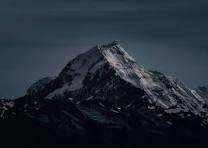
#> input picture mount.jpg, 208 x 148 px
$ python grey_image_enhancement.py   (older library calls are emulated)
#> lines starting #> are read from the running program, lines starting #| are printed output that depends on the picture; after the words box and inside, x2 and y2 are one past the last pixel; in counts of white or black regions, pixels touching at a corner belong together
import cv2
import numpy as np
import pandas as pd
import matplotlib.pyplot as plt

# PSNR Calculation
def calculate_psnr(original, enhanced):
    mse = np.mean((original.astype(np.float32) - enhanced.astype(np.float32)) ** 2)
    if mse == 0:
        return float('inf')  # Infinite PSNR when images are identical
    psnr = 20 * np.log10(255 / np.sqrt(mse))
    return psnr

# Entropy Calculation
def calculate_entropy(image):
    histogram = cv2.calcHist([image], [0], None, [256], [0, 256]).flatten()
    total_pixels = np.sum(histogram)
    probabilities = histogram / total_pixels
    return -np.sum([p * np.log2(p) for p in probabilities if p > 0])

# SSIM Calculation
def calculate_ssim(original, enhanced):
    mu_x = np.mean(original)
    mu_y = np.mean(enhanced)
    sigma_x = np.var(original)
    sigma_y = np.var(enhanced)
    sigma_xy = np.mean((original - mu_x) * (enhanced - mu_y))
    C1 = (0.01 * 255) ** 2
    C2 = (0.03 * 255) ** 2

    luminance = (2 * mu_x * mu_y + C1) / (mu_x ** 2 + mu_y ** 2 + C1)
    contrast = (2 * np.sqrt(sigma_x) * np.sqrt(sigma_y) + C2) / (sigma_x + sigma_y + C2)
    structure = (sigma_xy + C2 / 2) / (np.sqrt(sigma_x) * np.sqrt(sigma_y) + C2 / 2)

    return luminance * contrast * structure

# Fitness Calculation
def calculate_fitness(image):
    entropy = calculate_entropy(image)
    edge_strength = calculate_edge_strength(image)
    variance = np.var(image)
    fitness = 0.4 * entropy + 0.3 * edge_strength + 0.3 * variance
    return fitness

# Edge Strength Calculation
def calculate_edge_strength(image):
    sobel_x = cv2.Sobel(image, cv2.CV_64F, 1, 0, ksize=3)
    sobel_y = cv2.Sobel(image, cv2.CV_64F, 0, 1, ksize=3)
    edge_strength = np.sqrt(sobel_x**2 + sobel_y**2)
    return np.mean(edge_strength)

# Detail Variance Calculation
def calculate_detail_variance(image):
    edges = cv2.Canny(image, 100, 200)  # Edge map
    detail_pixels = image[edges > 0]  # Pixels corresponding to edges
    return np.var(detail_pixels) if len(detail_pixels) > 0 else 0

# Background Variance Calculation
def calculate_background_variance(image):
    edges = cv2.Canny(image, 100, 200)  # Edge map
    background_pixels = image[edges == 0]  # Pixels not corresponding to edges
    return np.var(background_pixels) if len(background_pixels) > 0 else 0

# Visualization: Image Comparisons with Difference Maps
def visualize_images_with_differences(original, enhancements, titles):
    num_images = len(enhancements)
    plt.figure(figsize=(20, 15))

    for idx, (enhanced, title) in enumerate(zip(enhancements, titles)):
        # Enhanced Image
        plt.subplot(3, num_images, idx + 1)
        plt.imshow(enhanced, cmap='gray')
        plt.title(title)
        plt.axis('off')


    # Original Image
    plt.subplot(3, num_images, num_images * 2 + 1)
    plt.imshow(original, cmap='gray')
    plt.title("Original")
    plt.axis('off')

    plt.tight_layout()
    plt.show()

# Histogram Plotting
def plot_histograms(images, titles):
    plt.figure(figsize=(15, 10))
    num_images = len(images)

    for idx, (image, title) in enumerate(zip(images, titles)):
        histogram = cv2.calcHist([image], [0], None, [256], [0, 256])
        plt.subplot(2, (num_images + 1) // 2, idx + 1)
        plt.plot(histogram, color='blue')
        plt.title(f"Histogram: {title}")
        plt.xlim([0, 256])
        plt.grid()

    plt.tight_layout()
    plt.show()

# Load Image
image_path = 'mount.jpg'  # Replace with your image path
original_image = cv2.imread(image_path, cv2.IMREAD_GRAYSCALE)
#> original_image: shape (148, 208); min 0, max 185, mean 42.2

if original_image is None:
    raise FileNotFoundError("Image file not found. Please check the path.")

# Enhancement Techniques
he_image = cv2.equalizeHist(original_image)
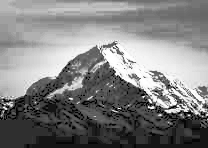
#> he_image: shape (148, 208); min 0, max 255, mean 129.5
gamma_image = cv2.convertScaleAbs(np.power(original_image / 255.0, 1.5) * 255)
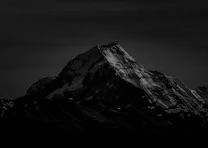
#> gamma_image: shape (148, 208); min 0, max 158, mean 20.2
contrast_stretch_image = cv2.normalize(original_image, None, 0, 255, cv2.NORM_MINMAX)
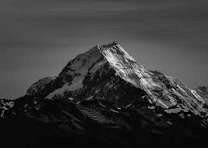
#> contrast_stretch_image: shape (148, 208); min 0, max 255, mean 58.3

# Techniques and Images
techniques = ["Original", "Histogram Equalization", "Gamma Correction", "Contrast Stretching"]
images = [original_image, he_image, gamma_image, contrast_stretch_image]

# Calculate Metrics
metrics = []
for image, technique in zip(images, techniques):
    psnr = calculate_psnr(original_image, image) if technique != "Original" else None
    entropy = calculate_entropy(image)
    ssim = calculate_ssim(original_image, image) if technique != "Original" else None
    fitness = calculate_fitness(image)
    detail_variance = calculate_detail_variance(image)
    background_variance = calculate_background_variance(image)
    metrics.append([technique, psnr, entropy, ssim, fitness, detail_variance, background_variance])
#> this loop made 4 passes
#> (technique, mse in calculate_psnr, psnr, mu_y in calculate_ssim, sigma_y in calculate_ssim, sigma_xy in calculate_ssim, luminance in calculate_ssim) on passes 2 to 4: ('Histogram Equalization', 9776, 8.23, 129.5, 5306, 1973.6, 0.59), ('Gamma Correction', 619.7, 20.21, 20.2, 311.3, 488.6, 0.779), ('Contrast Stretching', 370.4, 22.44, 58.26, 1516.6, 1101.1, 0.951)
#> (technique, variance in calculate_fitness, fitness, detail_variance, background_variance) on pass 1: ('Original', 799.4, 252.1, 970, 773.3)
#> pass 1, in calculate_edge_strength, `sobel_y = cv2.Sobel(image, cv2.CV_64F, 0, 1, ksize=3)`:
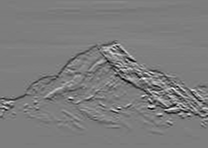
#> sobel_y: shape (148, 208) float64; min -387, max 399, mean -2.5; drawn with min black and max white
#> pass 1, in calculate_edge_strength, `edge_strength = np.sqrt(sobel_x**2 + sobel_y**2)`:
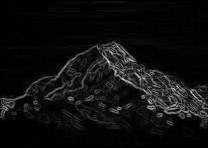
#> edge_strength: shape (148, 208) float64; min 0, max 537.5, mean 32.8; drawn with min black and max white
#> pass 1, in calculate_detail_variance, `edges = cv2.Canny(image, 100, 200)`:
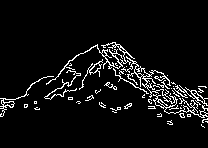
#> edges: shape (148, 208); 6.2% white in thin lines or dots, all inside (x1, y1, x2, y2) = (0, 42, 208, 128)
#> after the loop, metrics = 4 items

# Create Results DataFrame
results_df = pd.DataFrame(metrics, columns=["Technique", "PSNR", "Entropy", "SSIM", "Fitness", "Detail Variance", "Background Variance"])
#> results_df = table of 4 rows and 7 columns
print(results_df)
#> (printed output is left out)

# Save Results
results_df.to_csv('enhancement_results_with_variances.csv', index=False)

# Visualizations
titles = ["Histogram Equalization", "Gamma Correction", "Contrast Stretching"]
enhancements = [he_image, gamma_image, contrast_stretch_image]

# Visualize Images and Differences
visualize_images_with_differences(original_image, enhancements, titles)
#> in visualize_images_with_differences, `num_images = len(enhancements)`: num_images = 3
#> the loop in visualize_images_with_differences, `for idx, (enhanced, title) in enumerate(zip(enhancements, titles)):` made 3 passes
#> title on passes 1 to 3: 'Histogram Equalization', 'Gamma Correction', 'Contrast Stretching'

# Plot Histograms
plot_histograms(images, techniques)
#> in plot_histograms, `num_images = len(images)`: num_images = 4
#> the loop in plot_histograms, `for idx, (image, title) in enumerate(zip(images, titles)):` made 4 passes
#> in plot_histograms, `plt.show()`:
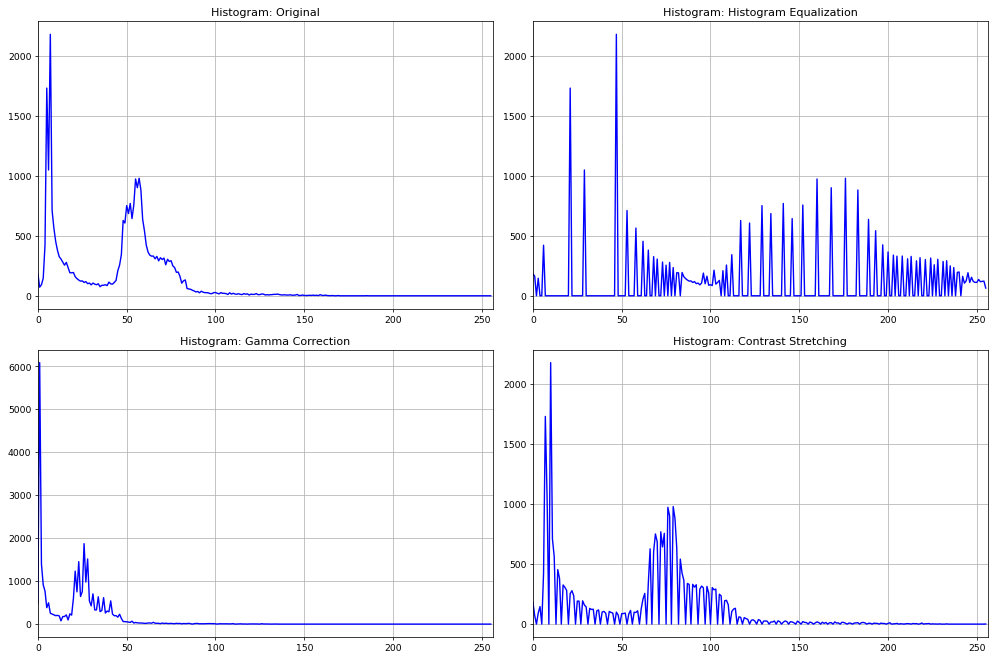
#> figure drawn by matplotlib, 4 panels; panel 1: curve peaks at x = 7, y = 2178; panel 2: curve peaks at x = 47, y = 2178; panel 3: curve peaks at x = 1, y = 6087; panel 4: curve peaks at x = 10, y = 2178

$ run again, with shell.jpg copied over mount.jpg
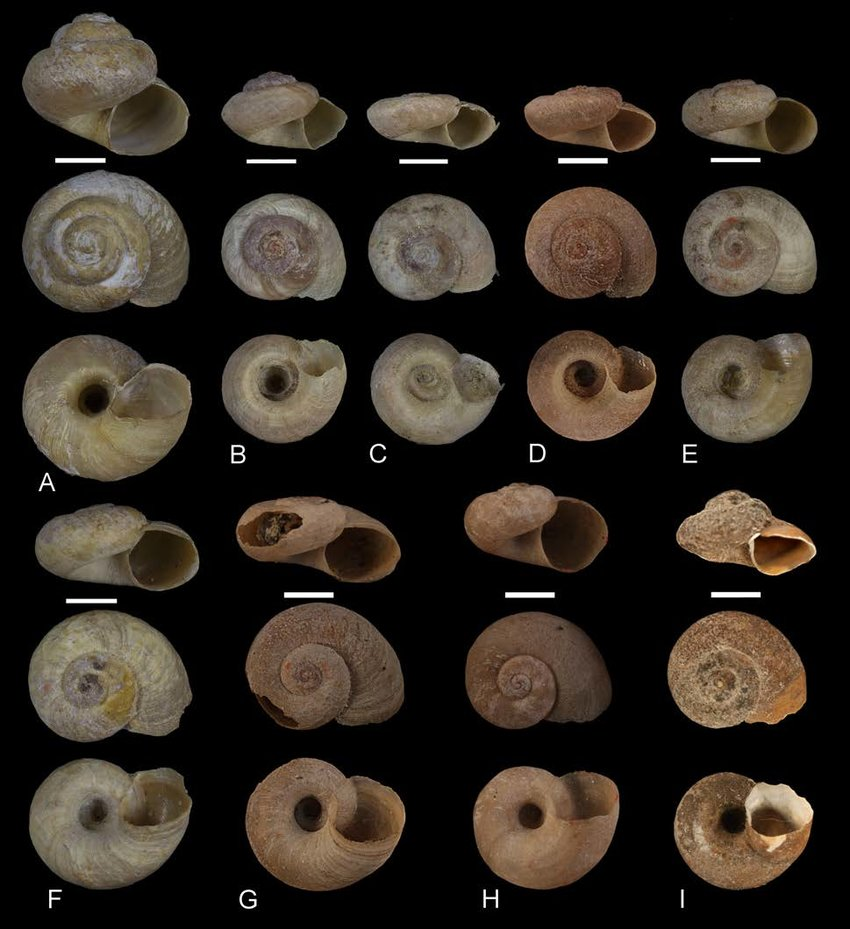
#> input picture shell.jpg, 850 x 929 px
#> the loop `for image, technique in zip(images, techniques):` made 4 passes
#> (technique, mse in calculate_psnr, psnr, mu_y in calculate_ssim, sigma_y in calculate_ssim, sigma_xy in calculate_ssim, luminance in calculate_ssim) on passes 2 to 4: ('Histogram Equalization', 1673.5, 15.89, 65.45, 6841.2, 4250.6, 0.902), ('Gamma Correction', 519.1, 20.98, 26.4, 1362, 1903.4, 0.909), ('Contrast Stretching', 0, inf, 41.2, 2745.2, 2745.2, 1)
#> pass 1, in calculate_detail_variance, `edges = cv2.Canny(image, 100, 200)`:
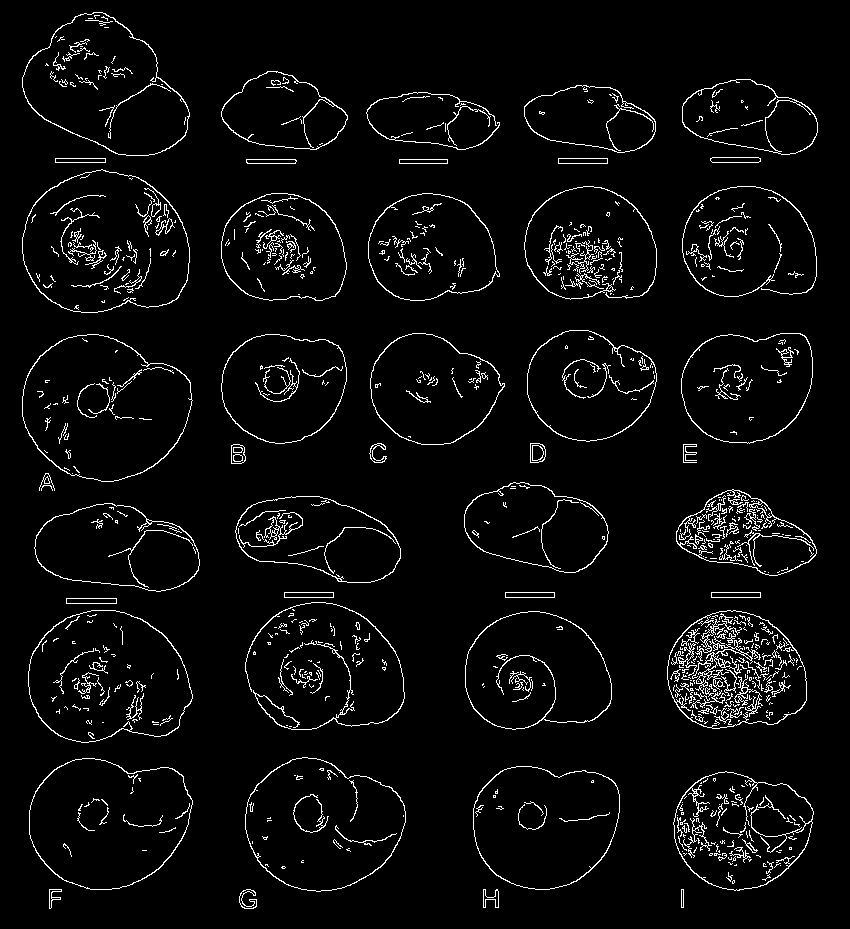
#> edges: shape (929, 850); 4.2% white in thin lines or dots
#> after the loop `for image, technique in zip(images, techniques):`: metrics = 4 items
#> results_df = table of 4 rows and 7 columns
#> (printed output is left out)
#> in visualize_images_with_differences, `num_images = len(enhancements)`: num_images = 3
#> the loop in visualize_images_with_differences, `for idx, (enhanced, title) in enumerate(zip(enhancements, titles)):` made 3 passes
#> title on passes 1 to 3: 'Histogram Equalization', 'Gamma Correction', 'Contrast Stretching'
#> in plot_histograms, `num_images = len(images)`: num_images = 4
#> the loop in plot_histograms, `for idx, (image, title) in enumerate(zip(images, titles)):` made 4 passes
#> in plot_histograms, `plt.show()`:
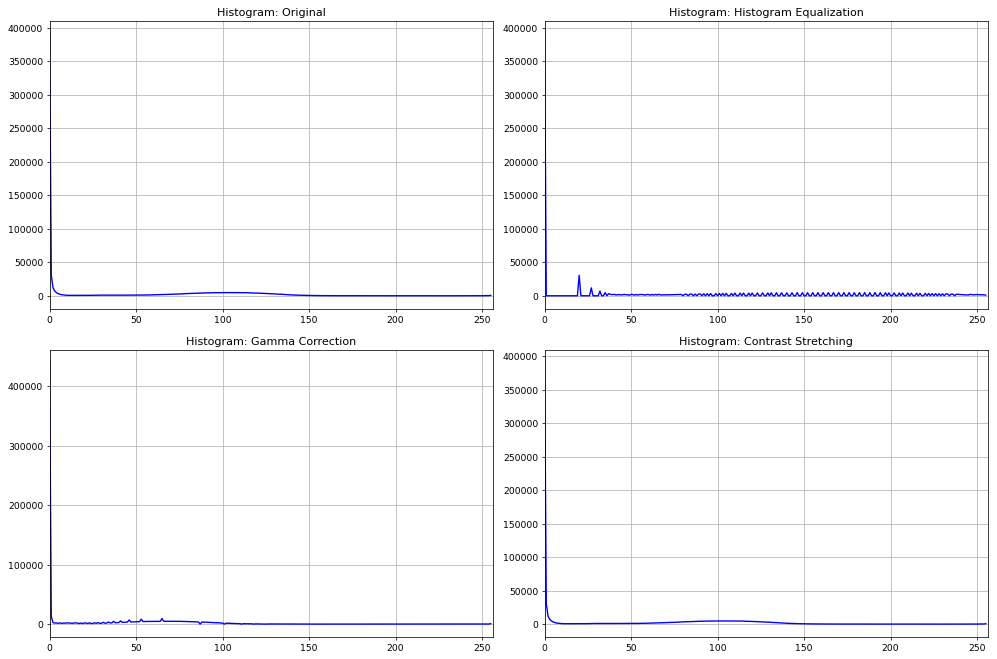
#> figure drawn by matplotlib, 4 panels; panel 1: curve peaks at x = 0, y = 390224; panel 2: curve peaks at x = 0, y = 390224; panel 3: curve peaks at x = 0, y = 439659; panel 4: curve peaks at x = 0, y = 390224
